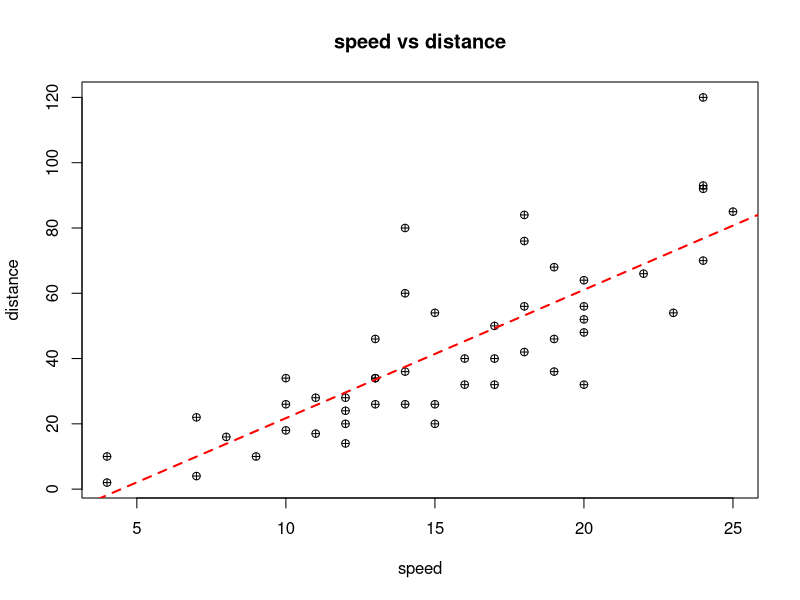
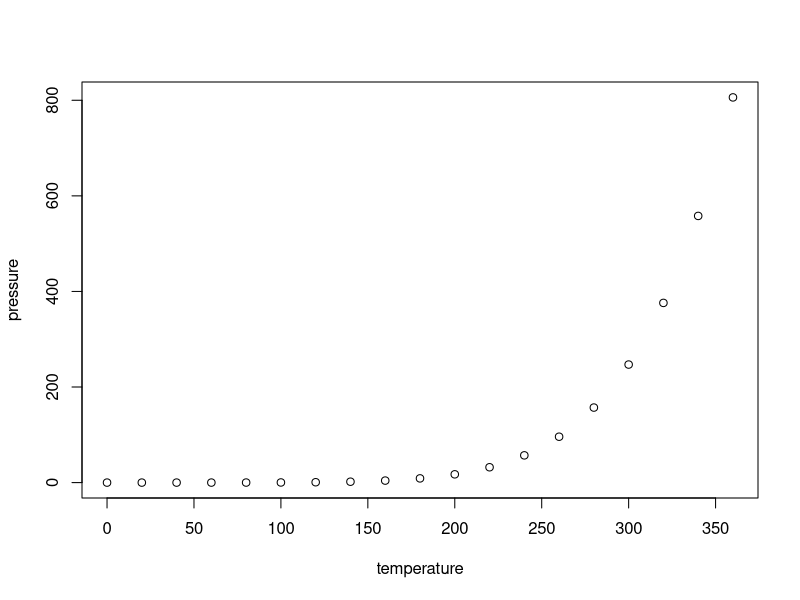

The R source for these figures, in order:
## ---- chunk 1
knitr::opts_chunk$set(echo = TRUE)
## ---- chunk 2
x<- cars$speed
y<- cars$dist

plot(x,y, xlab = "speed",ylab="distance", main = "speed vs distance", pch=10)
mylm <- lm(y~x)
abline(mylm,col="red",lwd=2,lty=2)
summary(cars)
## ---- chunk 3
plot(pressure)
